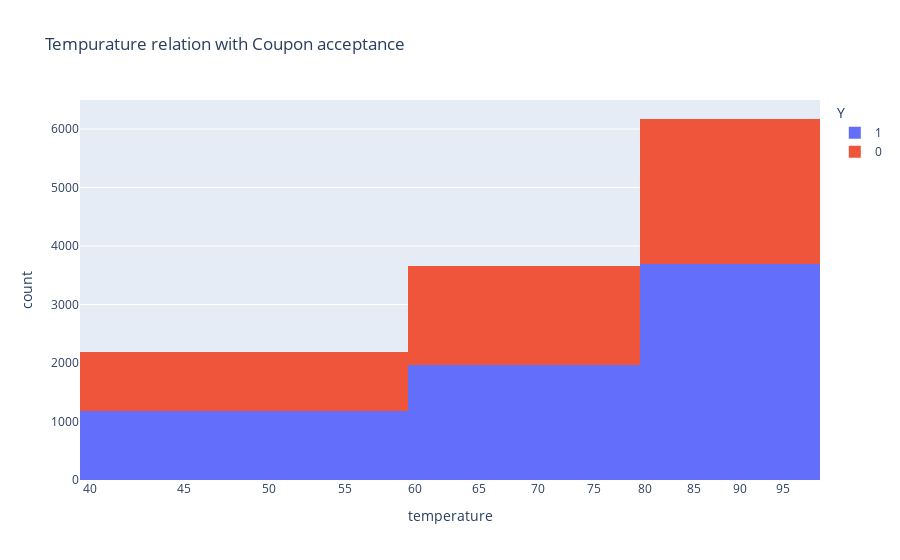

The notebook cell saved with this chart:
### Code cell
px.histogram(data,x='temperature', title='Tempurature relation with Coupon acceptance', color='Y', log_x='temperature')

### Figure 1 — Plotly figure (JSON) as saved in the notebook; plotly's stock layout.template omitted (floating-point values rounded to 4 significant figures; data arrays with more than 128 entries replaced by an {"elided": "..."} marker saying what was removed)
{"data": [{"alignmentgroup": "True", "bingroup": "x", "hovertemplate": "Y=1<br>temperature=%{x}<br>count=%{y}<extra></extra>", "legendgroup": "1", "marker": {"color": "#636efa", "pattern": {"shape": ""}}, "name": "1", "offsetgroup": "1", "orientation": "v", "showlegend": true, "type": "histogram", "x": {"elided": "6825 int values"}, "xaxis": "x", "yaxis": "y"}, {"alignmentgroup": "True", "bingroup": "x", "hovertemplate": "Y=0<br>temperature=%{x}<br>count=%{y}<extra></extra>", "legendgroup": "0", "marker": {"color": "#EF553B", "pattern": {"shape": ""}}, "name": "0", "offsetgroup": "0", "orientation": "v", "showlegend": true, "type": "histogram", "x": {"elided": "5182 int values"}, "xaxis": "x", "yaxis": "y"}], "layout": {"barmode": "relative", "legend": {"title": {"text": "Y"}, "tracegroupgap": 0}, "title": {"text": "Tempurature relation with Coupon acceptance"}, "xaxis": {"anchor": "y", "domain": [0, 1], "title": {"text": "temperature"}, "type": "log"}, "yaxis": {"anchor": "x", "domain": [0, 1], "title": {"text": "count"}}}}
